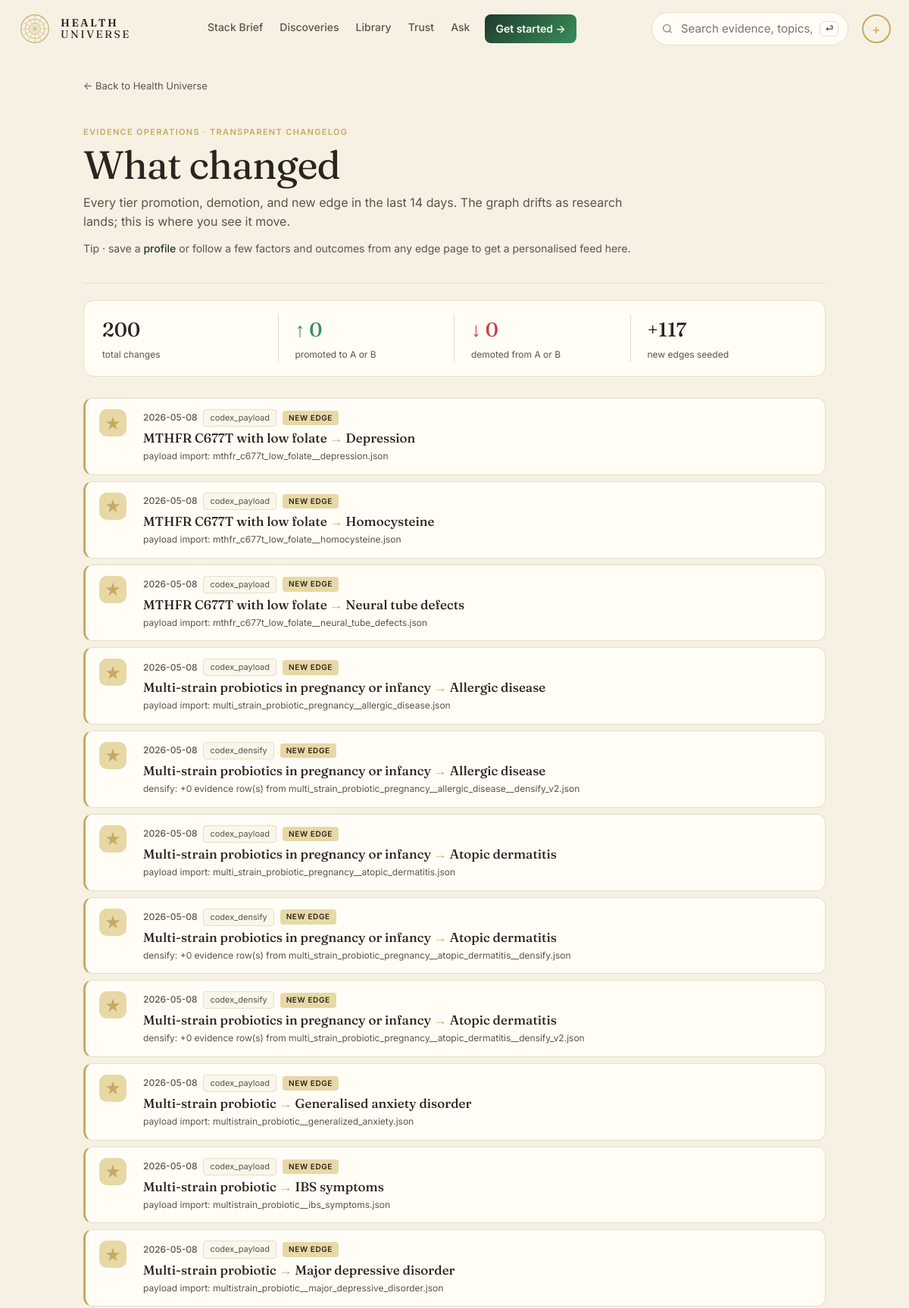
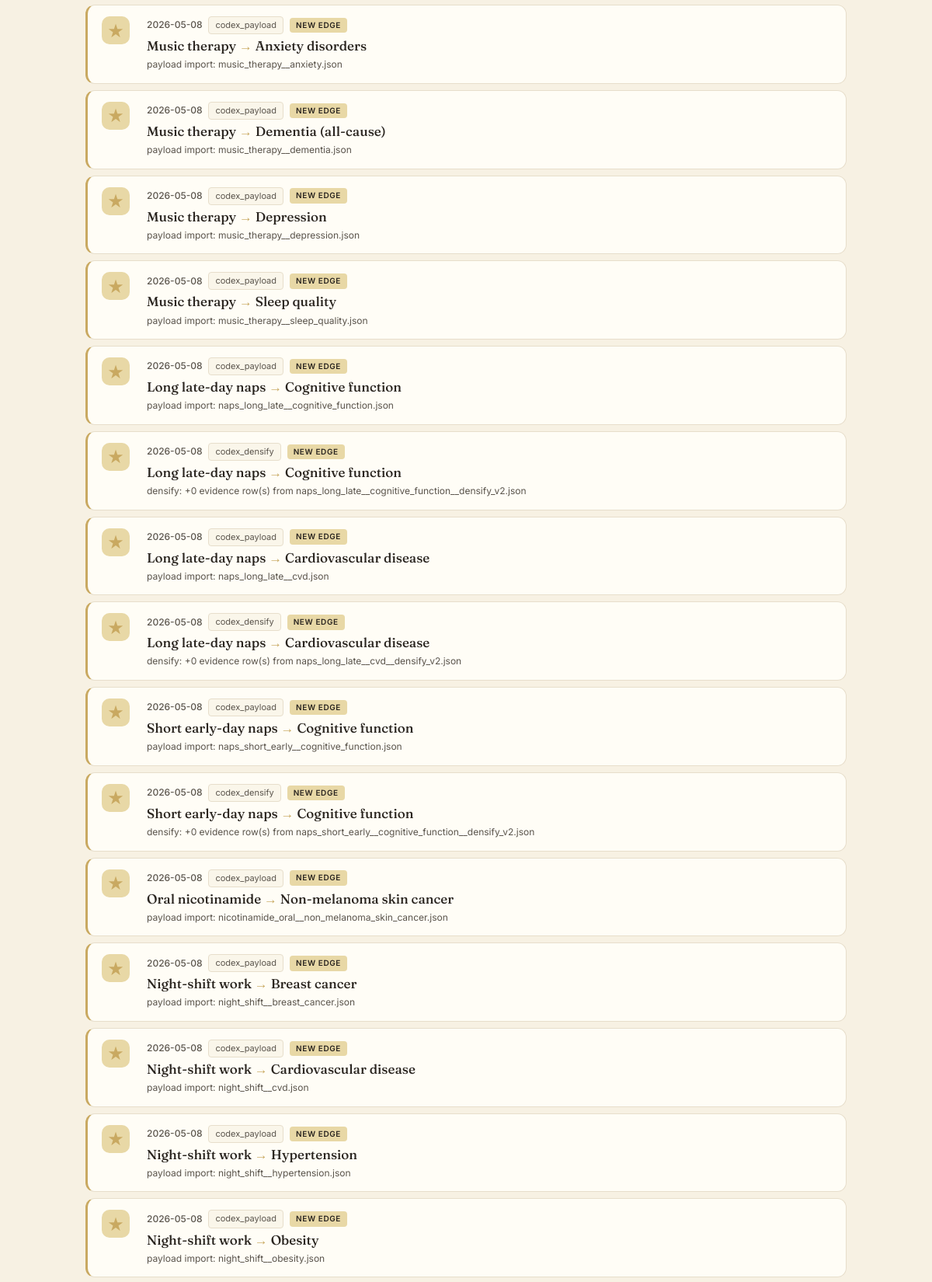
/changes (upper part), run on the app's committed database (2 pictures, top to bottom).
### tables this page shows
CREATE TABLE edge (
    id              INTEGER PRIMARY KEY,
    factor_id       INTEGER NOT NULL REFERENCES entity(id),
    outcome_id      INTEGER NOT NULL REFERENCES entity(id),
    direction       TEXT NOT NULL CHECK (direction IN (
                      'protective','harmful','neutral','u_shaped','mixed')),
    tier            TEXT NOT NULL CHECK (tier IN ('A','B','C','D','X','deprecated')),
    effect_size     TEXT,         -- qualitative: trivial/small/moderate/large
    effect_quant    TEXT,         -- e.g. "RR 0.82 (0.74-0.91)"
    population      TEXT,         -- e.g. "adults>50; ApoE4 carriers"
    mechanism       TEXT,         -- 1-paragraph plain English
    summary         TEXT,         -- card body copy
    caveats         TEXT,
    seed_source     TEXT NOT NULL CHECK (seed_source IN ('claude_seed','gemma_daily','manual')),
    created_at      TEXT NOT NULL DEFAULT (datetime('now')),
    updated_at      TEXT NOT NULL DEFAULT (datetime('now')),
    last_reviewed   TEXT NOT NULL DEFAULT (datetime('now')), embedding BLOB, embedded_at TEXT, review_status TEXT DEFAULT "unreviewed",
    UNIQUE(factor_id, outcome_id, population)
);

CREATE TABLE entity (
    id            INTEGER PRIMARY KEY,
    slug          TEXT NOT NULL UNIQUE,
    name          TEXT NOT NULL,
    kind          TEXT NOT NULL CHECK (kind IN (
                    'food','nutrient','supplement','drug','activity',
                    'behavior','environmental','pathogen','gene',
                    'biomarker','condition','process')),
    aliases       TEXT,           -- JSON array
    description   TEXT,
    created_at    TEXT NOT NULL DEFAULT (datetime('now')),
    updated_at    TEXT NOT NULL DEFAULT (datetime('now'))
, embedding BLOB, embedded_at TEXT);

### web/app.py (the view)
@app.get("/changes", response_class=HTMLResponse)
def changes(request: Request, days: int = 14, personal: int = 0):
    p = decode(request.cookies.get(COOKIE))
    has_watch = bool(p.watch_factors or p.watch_outcomes or p.watch_edges
                     or p.stack or p.conditions)
    sql = """
        SELECT h.changed_at, h.field, h.old_value, h.new_value, h.reason, h.actor,
               e.id AS edge_id, e.tier, e.direction,
               f.slug AS f_slug, f.name AS f_name,
               o.slug AS o_slug, o.name AS o_name
        FROM edge_history h
        JOIN edge e ON e.id = h.edge_id
        JOIN entity f ON f.id = e.factor_id
        JOIN entity o ON o.id = e.outcome_id
        WHERE h.changed_at >= datetime('now', ?)"""
    params: list = [f"-{int(days)} days"]
    if personal and has_watch:
        watched_factors = list(set(p.watch_factors + p.stack))
        watched_outcomes = list(set(p.watch_outcomes + p.conditions))
        clauses = []
        if watched_factors:
            clauses.append(f"f.slug IN ({','.join('?'*len(watched_factors))})")
            params.extend(watched_factors)
        if watched_outcomes:
            clauses.append(f"o.slug IN ({','.join('?'*len(watched_outcomes))})")
            params.extend(watched_outcomes)
        if p.watch_edges:
            clauses.append(f"e.id IN ({','.join('?'*len(p.watch_edges))})")
            params.extend(p.watch_edges)
        if clauses:
            sql += " AND (" + " OR ".join(clauses) + ")"
    sql += " ORDER BY h.changed_at DESC LIMIT 200"
    with connect() as conn:
        rows = conn.execute(sql, params).fetchall()
    return render(request, "changes.html", {
        "title": "What changed",
        "rows": [dict(r) for r in rows],
        "days": days,
        "personal": bool(personal),
        "has_watch": has_watch,
        "watch_count": len(p.watch_factors) + len(p.watch_outcomes) + len(p.watch_edges) + len(p.stack) + len(p.conditions),
        "profile": p,
    })

### web/templates/changes.html (shortened to what this page needs)
{% extends "base.html" %}
{% block content %}
<section class="changes-page">
  <a class="back" href="/">← Back to Health Universe</a>
  <header class="changes-head">
    <p class="changes-eyebrow">{% if personal %}Personalised feed · only what you watch{% else %}Evidence operations · transparent changelog{% endif %}</p>
    <h1 class="changes-title">{% if personal %}Your changes{% else %}What changed{% endif %}</h1>
    <p class="changes-lede">{% if personal %}Filtered to your watchlist and saved profile — {{ watch_count }} watched item{{ watch_count != 1 and "s" or "" }}.{% else %}Every tier promotion, demotion, and new edge in the last {{ days }} days. The graph drifts as research lands; this is where you see it move.{% endif %}</p>
    {% if has_watch %}
    <div class="changes-toggle">
      <a class="changes-toggle-btn {% if not personal %}active{% endif %}" href="/changes?days={{ days }}">All changes</a>
      <a class="changes-toggle-btn {% if personal %}active{% endif %}" href="/changes?days={{ days }}&personal=1">My watchlist</a>
    </div>
    {% else %}
    <p class="changes-watch-hint muted body-sm">Tip · save a <a class="link" href="/me">profile</a> or follow a few factors and outcomes from any edge page to get a personalised feed here.</p>
    {% endif %}
  </header>
  {% set promotions = rows | selectattr('field','equalto','tier') | selectattr('new_value','in',['A','B']) | rejectattr('old_value','in',['A','B']) | list %}
  {% set demotions = rows | selectattr('field','equalto','tier') | selectattr('old_value','in',['A','B']) | rejectattr('new_value','in',['A','B']) | list %}
  {% set new_edges = rows | selectattr('field','in',['seed']) | list %}
  <div class="changes-summary">
    <div><b>{{ rows|length }}</b><small>total changes</small></div>
    <div class="changes-summary-promote"><b>↑ {{ promotions|length }}</b><small>promoted to A or B</small></div>
    <div class="changes-summary-demote"><b>↓ {{ demotions|length }}</b><small>demoted from A or B</small></div>
    <div><b>+{{ new_edges|length }}</b><small>new edges seeded</small></div>
  </div>
  <ol class="changes-feed">
    {% for r in rows %}
    {% set is_promote = r.field == 'tier' and r.new_value in ['A','B'] and r.old_value not in ['A','B'] %}
    {% set is_demote = r.field == 'tier' and r.old_value in ['A','B'] and r.new_value not in ['A','B'] %}
    {% set is_new = r.field == 'seed' or r.old_value is none %}
    {% set is_tier = r.field == 'tier' %}
    <li class="change-item {% if is_promote %}is-promote{% elif is_demote %}is-demote{% elif is_new %}is-new{% endif %}">
      <a class="change-link" href="/edge/{{ r.edge_id }}">
        <div class="change-mark" aria-hidden="true">
          {% if is_promote %}↑{% elif is_demote %}↓{% elif is_new %}★{% else %}·{% endif %}
        </div>
        <div class="change-body">
          <div class="change-line">
            <span class="change-date">{{ r.changed_at[:10] }}</span>
            <span class="change-actor">{{ r.actor }}</span>
            {% if is_tier %}
              {% if is_promote %}<span class="change-tag change-tag-promote">PROMOTED</span>
              {% elif is_demote %}<span class="change-tag change-tag-demote">DEMOTED</span>
              {% elif is_new %}<span class="change-tag change-tag-new">NEW EDGE</span>
              {% else %}<span class="change-tag">RE-SCORED</span>{% endif %}
            {% elif is_new %}<span class="change-tag change-tag-new">NEW EDGE</span>
            {% else %}<span class="change-tag">{{ r.field|upper }}</span>{% endif %}
          </div>
          <div class="change-pair"><b>{{ r.f_name }}</b> <span class="lib-arrow" aria-hidden="true">→</span> <b>{{ r.o_name }}</b></div>
          <div class="change-delta">
            {% if r.field == 'tier' %}
              {% if r.old_value %}<span class="pill tier-{{ r.old_value }}">{{ r.old_value }}</span><span class="muted">→</span>{% endif %}
              <span class="pill tier-{{ r.new_value }}">{{ r.new_value }}</span>
              {% if r.reason %}<span class="muted small">· {{ r.reason }}</span>{% endif %}
            {% else %}
              <span class="muted small">{{ r.reason or r.field }}</span>
            {% endif %}
          </div>
        </div>
      </a>
    </li>
    {% else %}
    <li class="library-empty">
      <div class="library-empty-mark" aria-hidden="true">∅</div>
      <h2>No changes in the last {{ days }} days</h2>
      <p class="muted">Once the daily Gemma loop runs (05:15) and finds anything new, tier movement will land here in real time.</p>
    </li>
    {% endfor %}
  </ol>
</section>
{% endblock %}

### data on the page
edge: changed_at "2026-05-08", actor "codex_payload", f_name "MTHFR C677T with low folate", o_name "Depression", reason "payload import: mthfr_c677t_low_folate__depression.json"
edge: changed_at "2026-05-08", actor "codex_payload", f_name "MTHFR C677T with low folate", o_name "Homocysteine", reason "payload import: mthfr_c677t_low_folate__homocysteine.json"
edge: changed_at "2026-05-08", actor "codex_payload", f_name "MTHFR C677T with low folate", o_name "Neural tube defects", reason "payload import: mthfr_c677t_low_folate__neural_tube_defects.json"
edge: changed_at "2026-05-08", actor "codex_payload", f_name "Multi-strain probiotics in pregnancy or infancy", o_name "Allergic disease", reason "payload import: multi_strain_probiotic_pregnancy__allergic_disease.json", actor "codex_densify", reason "densify: +0 evidence row(s) from multi_strain_probiotic_pregnancy__allergic_disease__densify_v2.json"
edge: changed_at "2026-05-08", actor "codex_payload", f_name "Multi-strain probiotics in pregnancy or infancy", o_name "Atopic dermatitis", reason "payload import: multi_strain_probiotic_pregnancy__atopic_dermatitis.json", actor "codex_densify", reason "densify: +0 evidence row(s) from multi_strain_probiotic_pregnancy__atopic_dermatitis__densify.json", reason "densify: +0 evidence row(s) from multi_strain_probiotic_pregnancy__atopic_dermatitis__densify_v2.json"
edge: changed_at "2026-05-08", actor "codex_payload", f_name "Multi-strain probiotic", o_name "Generalised anxiety disorder", reason "payload import: multistrain_probiotic__generalized_anxiety.json"
edge: changed_at "2026-05-08", actor "codex_payload", f_name "Multi-strain probiotic", o_name "IBS symptoms", reason "payload import: multistrain_probiotic__ibs_symptoms.json"
edge: changed_at "2026-05-08", actor "codex_payload", f_name "Multi-strain probiotic", o_name "Major depressive disorder", reason "payload import: multistrain_probiotic__major_depressive_disorder.json"
edge: changed_at "2026-05-08", actor "codex_payload", f_name "Music therapy", o_name "Anxiety disorders", reason "payload import: music_therapy__anxiety.json"
edge: changed_at "2026-05-08", actor "codex_payload", f_name "Music therapy", o_name "Dementia (all-cause)", reason "payload import: music_therapy__dementia.json"
edge: changed_at "2026-05-08", actor "codex_payload", f_name "Music therapy", o_name "Depression", reason "payload import: music_therapy__depression.json"
edge: changed_at "2026-05-08", actor "codex_payload", f_name "Music therapy", o_name "Sleep quality", reason "payload import: music_therapy__sleep_quality.json"
edge: changed_at "2026-05-08", actor "codex_payload", f_name "Long late-day naps", o_name "Cognitive function", reason "payload import: naps_long_late__cognitive_function.json", actor "codex_densify", reason "densify: +0 evidence row(s) from naps_long_late__cognitive_function__densify_v2.json"
edge: changed_at "2026-05-08", actor "codex_payload", f_name "Long late-day naps", o_name "Cardiovascular disease", reason "payload import: naps_long_late__cvd.json", actor "codex_densify", reason "densify: +0 evidence row(s) from naps_long_late__cvd__densify_v2.json"
edge: changed_at "2026-05-08", actor "codex_payload", f_name "Short early-day naps", o_name "Cognitive function", reason "payload import: naps_short_early__cognitive_function.json", actor "codex_densify", reason "densify: +0 evidence row(s) from naps_short_early__cognitive_function__densify_v2.json"
edge: changed_at "2026-05-08", actor "codex_payload", f_name "Oral nicotinamide", o_name "Non-melanoma skin cancer", reason "payload import: nicotinamide_oral__non_melanoma_skin_cancer.json"
edge: changed_at "2026-05-08", actor "codex_payload", f_name "Night-shift work", o_name "Breast cancer", reason "payload import: night_shift__breast_cancer.json"
edge: changed_at "2026-05-08", actor "codex_payload", f_name "Night-shift work", o_name "Cardiovascular disease", reason "payload import: night_shift__cvd.json"
edge: changed_at "2026-05-08", actor "codex_payload", f_name "Night-shift work", o_name "Hypertension", reason "payload import: night_shift__hypertension.json"
edge: changed_at "2026-05-08", actor "codex_payload", f_name "Night-shift work", o_name "Obesity", reason "payload import: night_shift__obesity.json"

### other printed values
{{ nav_initials or '+' }} "+"
{{ days }} "14"
{{ rows|length }} "200"
{{ promotions|length }} "0"
{{ demotions|length }} "0"
{{ new_edges|length }} "117"
